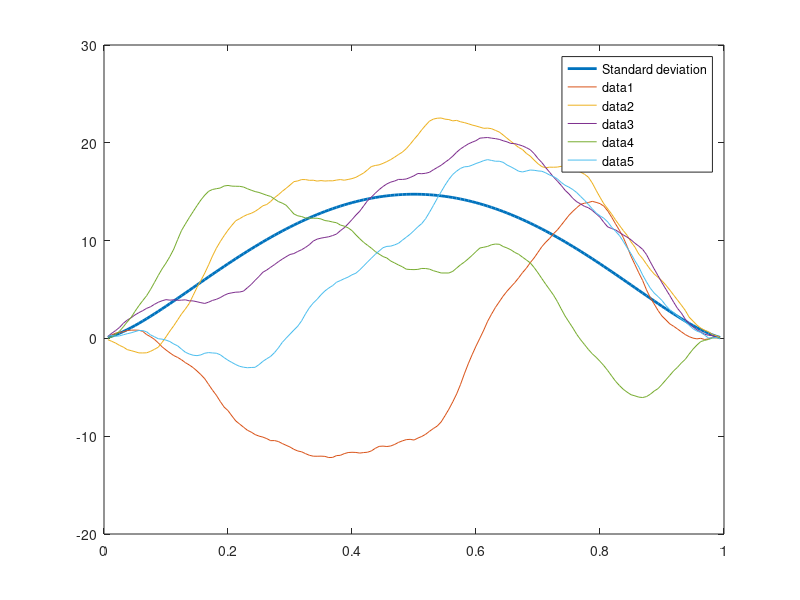
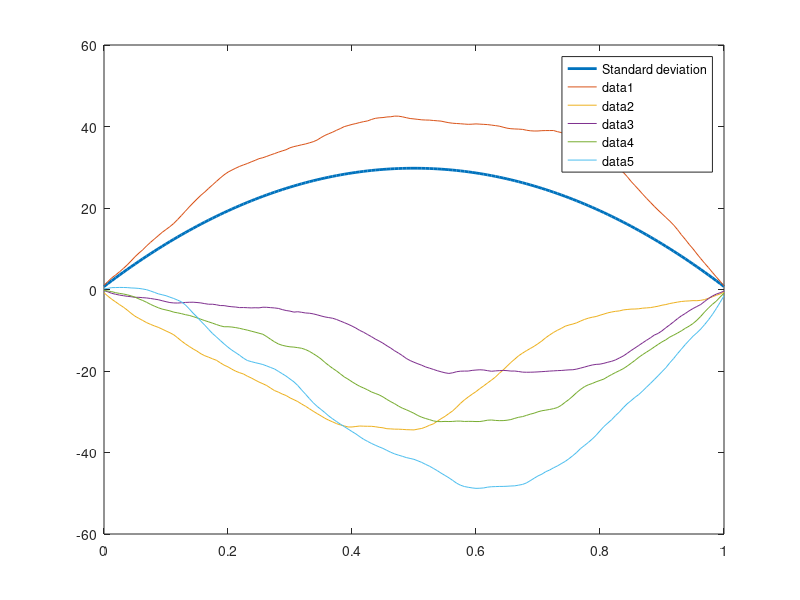
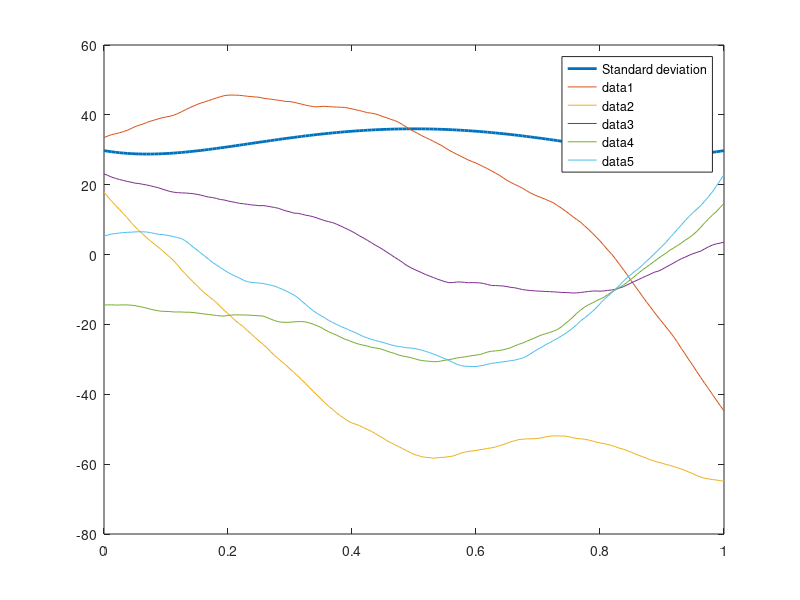
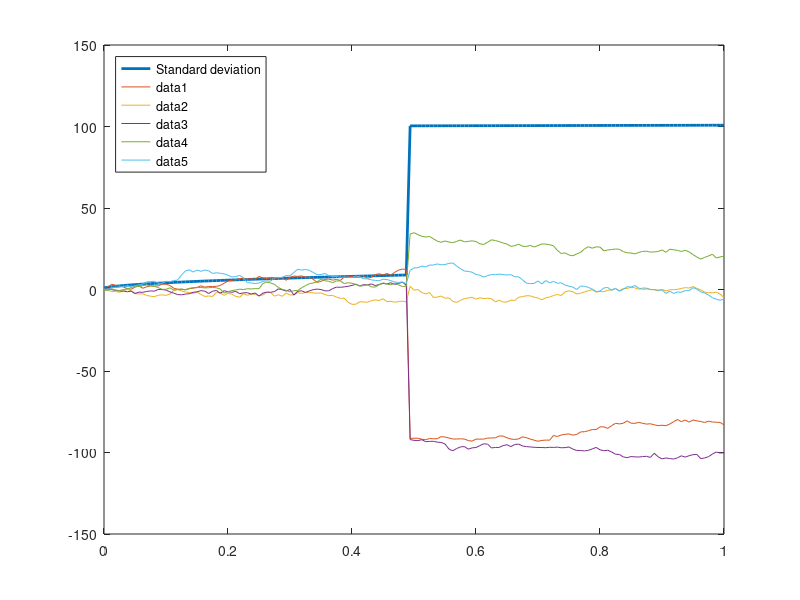

These figures' MATLAB source, in order:
clear all
% Tan Bui-Thanh, April 2012
% Institute for computational engineering and sciences
% The University of Texas at Austin
% tanbui@ices.utexas.edu

% Prior elicitation

rand('state',20);
randn('state',18);

% standard deviation of the innovation
gamma = 0.05;

% Mesh
n = 160;
s = linspace(0,1,n+1)';

%---------Degenerate prior-------------------

% Construct the L_D matrix
L_D = diag(ones(n+1,1)) - diag(0.5*ones(n,1),1) - diag(0.5*ones(n,1),-1);
L = L_D(2:end-1,:);

% Generate a few standard normal random vectors
nv = 5;
xn = randn(n+1,nv);

% random prior draws (pseudo-inverse)
x = gamma * (L'\xn);

% compute the pointwise variance
Dev = sqrt(gamma^2 * diag(inv(L*L')));

figure
axes('fontsize',12);
plot(s(2:end-1),Dev,'linewidth',2)
legend('Standard deviation','location','best')
hold on
plot(s(2:end-1),x)

%-----------------------------------------------------------------
% Construct the L_D matrix
L_D = diag(ones(n+1,1)) - diag(0.5*ones(n,1),1) - diag(0.5*ones(n,1),-1);

% Generate a few standard normal random vectors
nv = 5;
xn = randn(n+1,nv);

% you should never do this, but we do it anyway for convenience
L_Dinv = inv(L_D);

% random prior draws
x = gamma * (L_Dinv * xn);

% compute the pointwise variance
Dev = sqrt(gamma^2 * diag(L_Dinv * L_Dinv'));

figure
axes('fontsize',12);
plot(s,Dev,'linewidth',2)
legend('Standard deviation','location','best')
hold on
plot(s,x)

%%%-------------Now L_R prior---------------
delta = gamma./ Dev(floor(n/2));
L_R = L_D; 
L_R(1,:) = 0; L_R(1,1) = delta;
L_R(end,:) = 0; L_R(end,end) = delta;


% you should never do this, but we do it anyway for convenience
L_Rinv = inv(L_R);

% random prior draws
x = gamma * (L_Rinv * xn);

% compute the pointwise variance
Dev = sqrt(gamma^2 * diag(L_Rinv * L_Rinv'));

figure
axes('fontsize',12);
plot(s,Dev,'linewidth',2)
legend('Standard deviation','location','best')
hold on
plot(s,x)


%%%-----------Now L_O prior------------------
theta = 0.01;
gamma = 1;
L_N = diag(ones(n+1,1)) - diag(ones(n,1),-1);
m = floor(n/2);
H = ones(n+1,1); H(m) = theta;
L_O = diag(H) * L_N;

% you should never do this, but we do it anyway for convenience
L_Oinv = inv(L_O);

% random prior draws
x = gamma * (L_Oinv * xn);

% compute the pointwise variance
Dev = sqrt(gamma^2 * diag(L_Oinv * L_Oinv'));

figure
axes('fontsize',12);
plot(s,Dev,'linewidth',2)
legend('Standard deviation','location','northwest')
hold on
plot(s,x)
